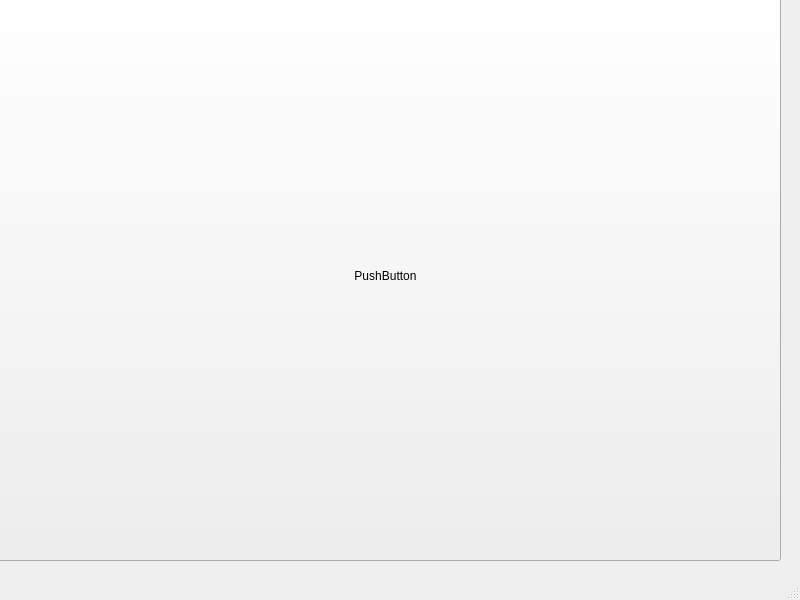
<?xml version="1.0" encoding="UTF-8"?>
<ui version="4.0">
 <class>mp</class>
 <widget class="QMainWindow" name="mp">
  <property name="geometry">
   <rect>
    <x>0</x>
    <y>0</y>
    <width>800</width>
    <height>600</height>
   </rect>
  </property>
  <property name="windowTitle">
   <string>MainWindow</string>
  </property>
  <widget class="QWidget" name="centralwidget">
   <widget class="QPushButton" name="pushButton">
    <property name="geometry">
     <rect>
      <x>-10</x>
      <y>-10</y>
      <width>791</width>
      <height>571</height>
     </rect>
    </property>
    <property name="text">
     <string>PushButton</string>
    </property>
   </widget>
  </widget>
  <widget class="QMenuBar" name="menubar">
   <property name="geometry">
    <rect>
     <x>0</x>
     <y>0</y>
     <width>800</width>
     <height>21</height>
    </rect>
   </property>
  </widget>
  <widget class="QStatusBar" name="statusbar"/>
 </widget>
 <resources/>
 <connections/>
</ui>
